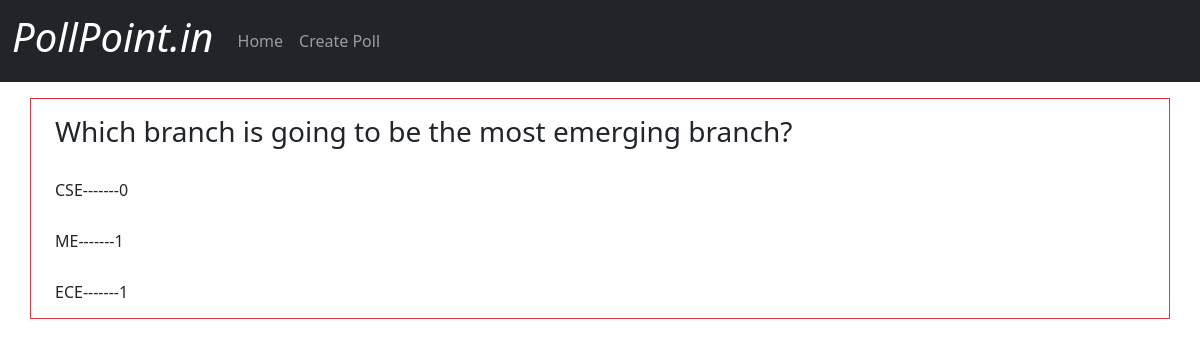
The page /poll/2/result on the database its author committed.
### poll/models.py (models this page shows, shortened)
class Poll(models.Model):
    question=models.TextField()
    option_1=models.CharField(max_length=50)
    option_2=models.CharField(max_length=50)
    option_3=models.CharField(max_length=50)
    option_1_count=models.IntegerField(default=0)
    option_2_count=models.IntegerField(default=0)
    option_3_count=models.IntegerField(default=0)

### poll/views.py (the view)
# urls.py: path('poll/<int:pk>/result',views.PollResultDetailView.as_view(),name='result'),
class PollResultDetailView(DetailView):
    model=Poll
    template_name='poll/result.html'

### poll/templates/poll/result.html (shortened to what this page needs)
{% extends 'poll/base.html' %}
{% block body %}
<div class="container border border-danger my-3">
    <div class="container my-3">
            <h3>{{ object.question }}</h3>
            <br>
            <h6>{{ object.option_1 }}-------{{ object.option_1_count }}</h6>
            <br>
            <h6>{{ object.option_2 }}-------{{ object.option_2_count }}</h6>
            <br>
            <h6>{{ object.option_3 }}-------{{ object.option_3_count }}</h6>
    </div>
</div>
{% endblock body %}

### rows shown on the page
Poll: question "Which branch is going to be the most emerging branch?", option_1 "CSE", option_1_count "0", option_2 "ME", option_2_count "1", option_3 "ECE", option_3_count "1"
